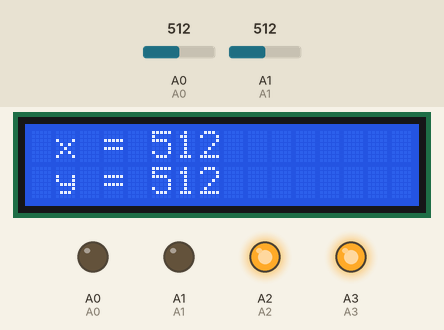
Bench run of a sketch on a simulated Arduino Uno, built with avr-gcc and run on an emulated ATmega328P. Parts: 16×2 character LCD, output pins drawn as LEDs (lit = HIGH). The test bench sets the inputs (shaded band); at power-on: A0 = 512, A1 = 512.

Above: at 1.2 s.
1.3 s: A0 set to 716
At 1.56 s:
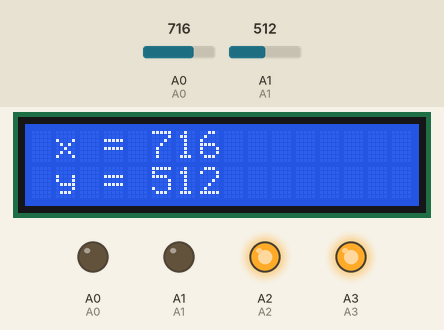
4.1 s: A1 set to 716
At 4.32 s:
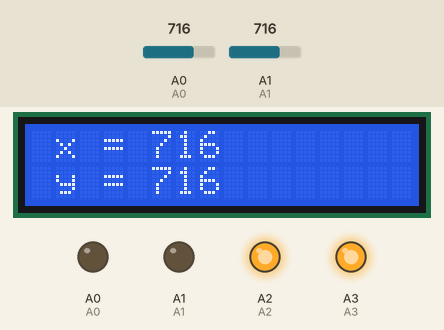
5.6 s: A0 set to 900
At 5.81 s:
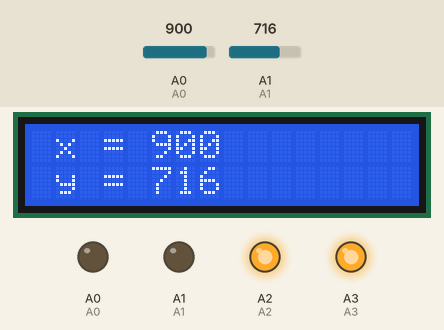
7.1 s: A1 set to 900
At 7.3 s:
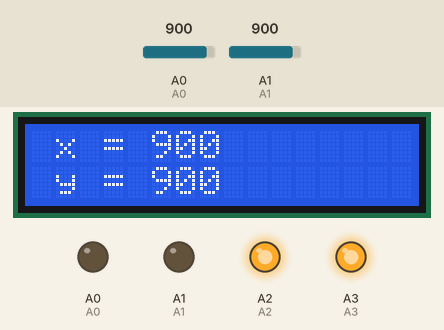
8.6 s: A0 set to 1023
At 9.01 s:
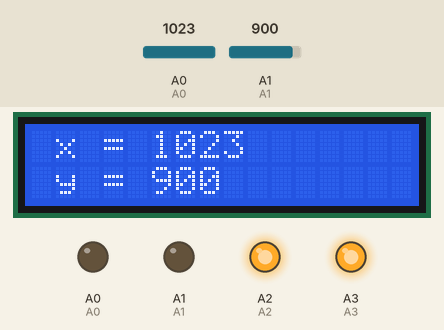
10.3 s: A1 set to 1023
At 10.71 s:
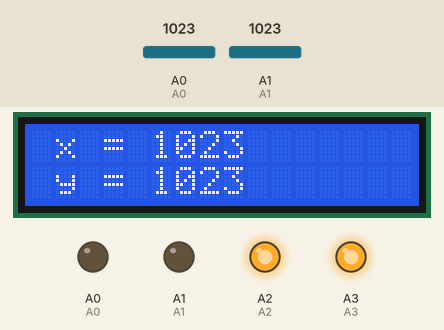
Timing chart, 0 to 13.0 s (numbered marks = the images above; inputs shaded):
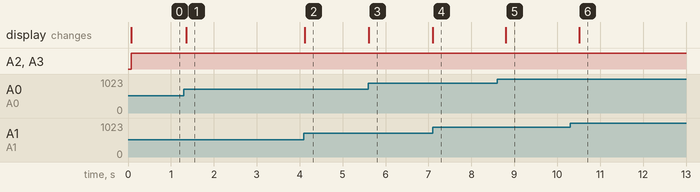

Measured:
- after the input at 1.3 s, the display: changes after 0.05 s (image 1)
- after the input at 4.1 s, the display: changes at once (image 2)
- after the input at 5.6 s, the display: changes at once (image 3)
- after the input at 7.1 s, the display: changes at once (image 4)
- after the input at 8.6 s, the display: changes after 0.21 s (image 5)
- after the input at 10.3 s, the display: changes after 0.21 s (image 6)

The sketch:

adding_areas_on_touch_screen.ino
```cpp
// Project 34 - Addressing Areas on the Touchscreen
#include <LiquidCrystal.h>
LiquidCrystal lcd(4, 5, 6, 7, 8, 9);
int x, y = 0;
void setup()
{
  lcd.begin(16, 2);
  lcd.clear();
}
int readX() // returns the value of the touchscreen's x-axis
{
  int xr = 0;
  pinMode(A0, INPUT);
  pinMode(A1, OUTPUT);
  pinMode(A2, INPUT);

  pinMode(A3, OUTPUT);
  digitalWrite(A1, LOW); // set A1 to GND
  digitalWrite(A3, HIGH); // set A3 as 5V
  delay(5);
  xr = analogRead(0); // store the value of the x-axis
  return xr;
}
int readY() // returns the value of the touchscreen's y-axis
{
  int yr = 0;
  pinMode(A0, OUTPUT); // A0
  pinMode(A1, INPUT); // A1
  pinMode(A2, OUTPUT); // A2
  pinMode(A3, INPUT); // A3
  digitalWrite(14, LOW); // set A0 to GND
  digitalWrite(16, HIGH); // set A2 as 5V
  delay(5);
  yr = analogRead(1); // store the value of the y-axis
  return yr;
}
void loop()
{
  lcd.setCursor(0, 0);
  lcd.print(" x = ");
  x = readX();
  lcd.print(x);
  y = readY();
  lcd.setCursor(0, 1);
  lcd.print(" y = ");
  lcd.print(y);
  delay (200);
}
```
